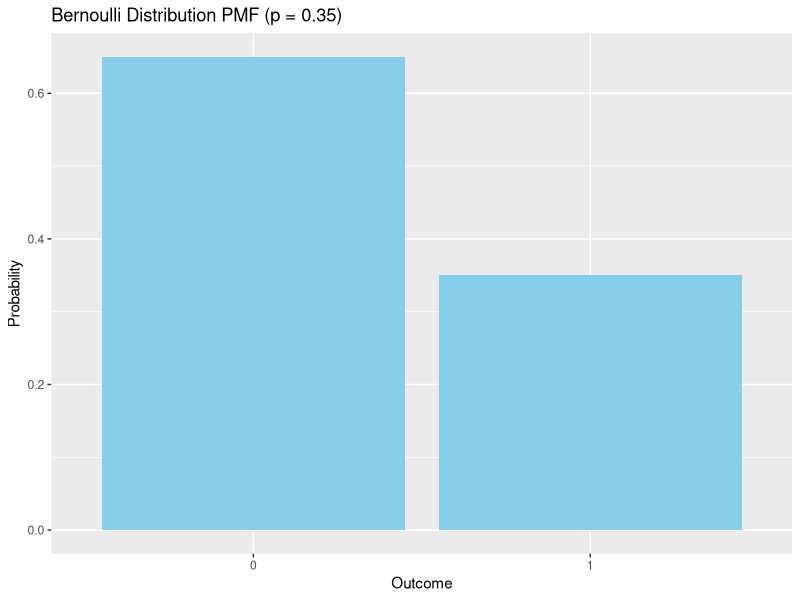
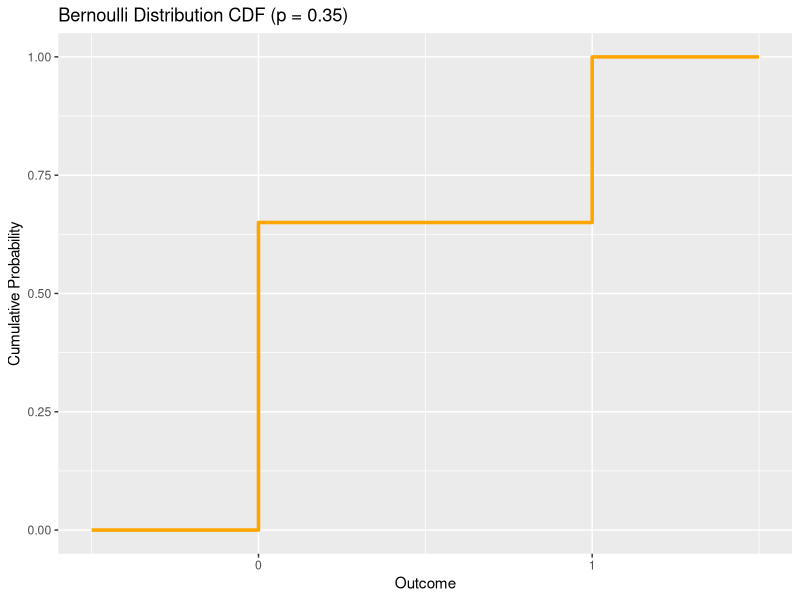
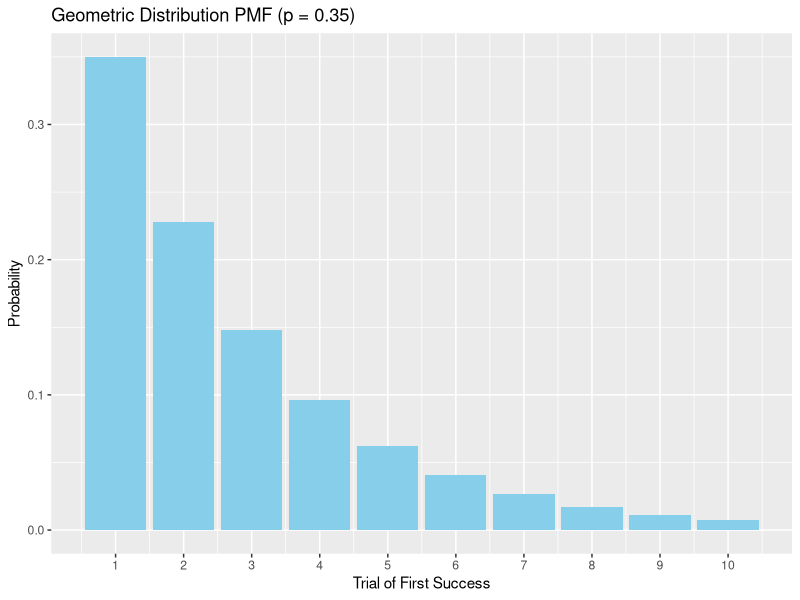
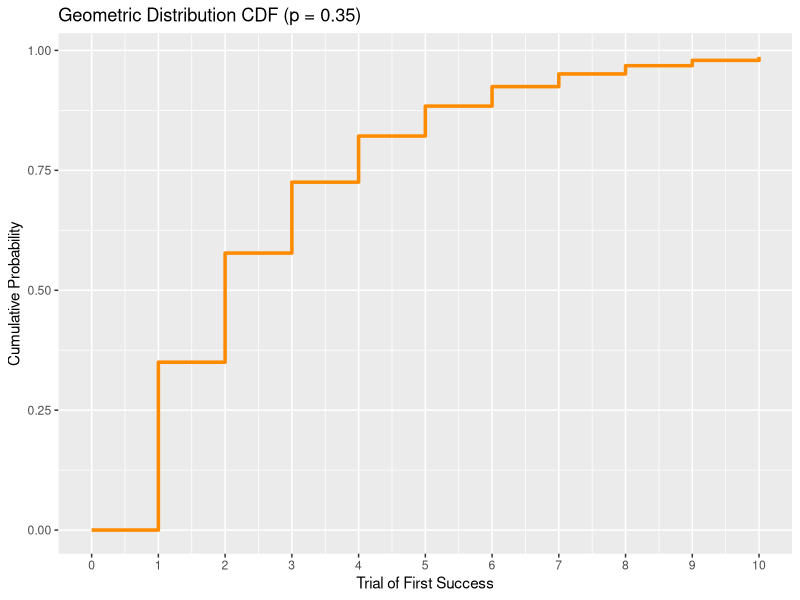
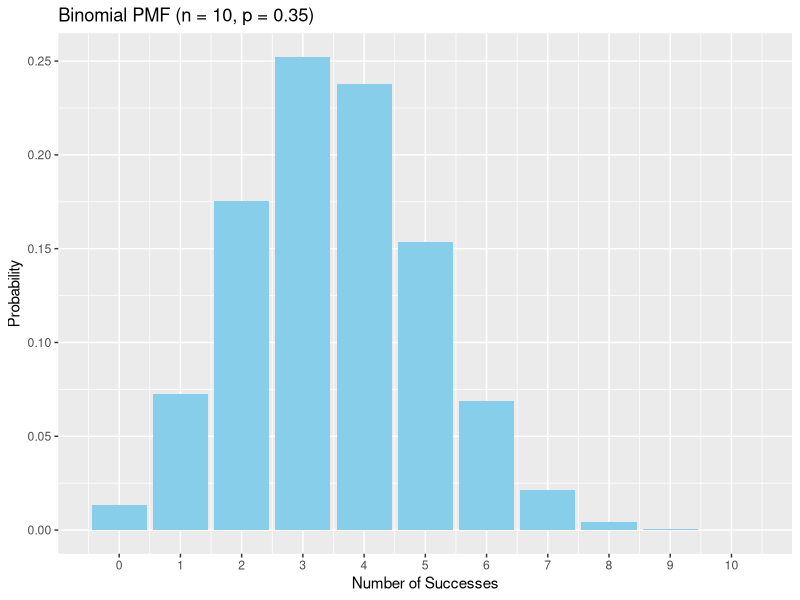
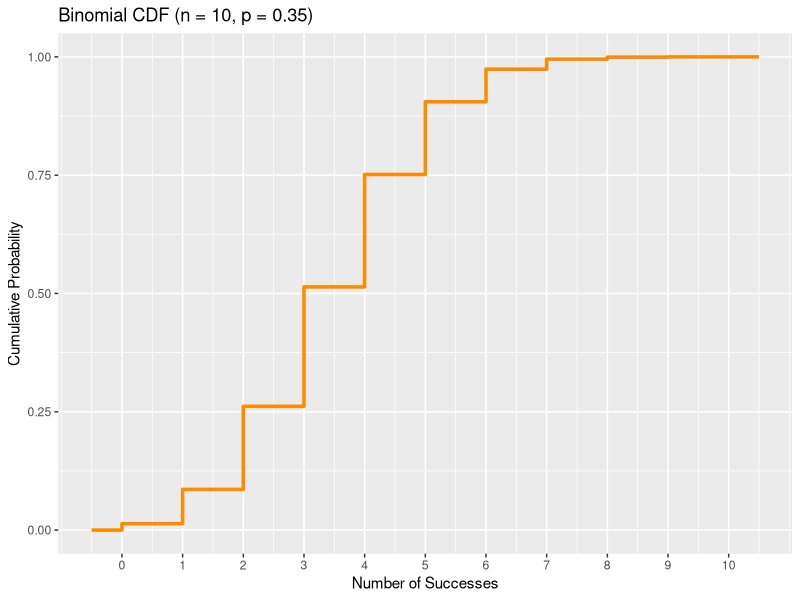
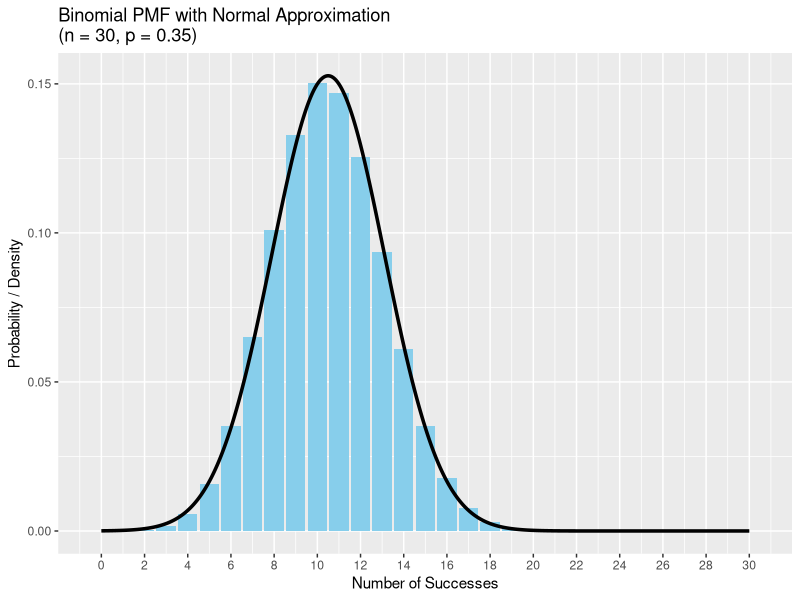
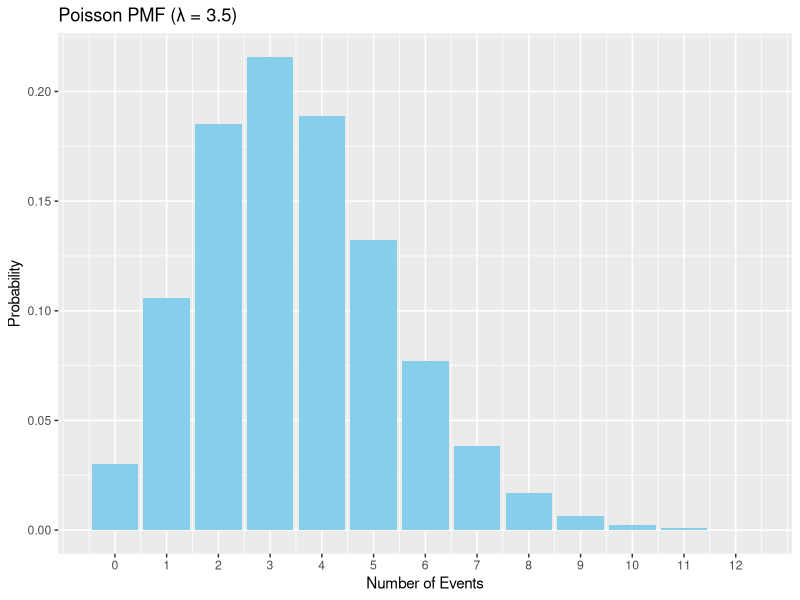

The R source for these figures, in order:
library(ggplot2)

# Parameters
p <- 0.35
n_max <- 10
outcomes <- 1:n_max

# Bernoulli PMF
bernoulli_pmf <- data.frame(
  outcome = c(0, 1),
  probabilities = c(1 - p, p)
) 
bern_pmf_plot <- ggplot(data = bernoulli_pmf, aes(x = factor(outcome), y = probabilities)) +
  geom_bar(stat = "identity", fill = "skyblue") +
  scale_x_discrete(breaks = c(0, 1)) +
  labs(title = "Bernoulli Distribution PMF (p = 0.35)",
       x = "Outcome",
       y = "Probability")
ggsave("Bernoulli_PMF.png", bern_pmf_plot, width = 4, height = 2.5, units = "in")

# Bernoulli CDF
bernoulli_cdf <- data.frame(
  outcome = c(-0.5, 0, 1, 1.5),
  cumulative = c(0, 1 - p, 1, 1)
)
bern_cdf_plot <- ggplot(data = bernoulli_cdf, aes(x = outcome, y = cumulative)) +
  geom_step(direction = "hv", size = 1.2, color = "orange") +
  scale_x_continuous(breaks = c(0, 1)) +
  labs(title = "Bernoulli Distribution CDF (p = 0.35)",
       x = "Outcome",
       y = "Cumulative Probability")  
ggsave("Bernoulli_CDF.png", bern_cdf_plot, width = 4, height = 2.5, units = "in")

# Geometric PMF
pmf <- dgeom(outcomes - 1, prob = p) # R's dgeom uses number of failures before first success
theoretical_pmf <- data.frame(outcomes, probabilities = pmf)

geom_pmf_plot <- ggplot(data = theoretical_pmf, aes(x = outcomes, y = probabilities)) +
  geom_bar(stat = "identity", fill = "skyblue") +
  scale_x_continuous(breaks = 1:n_max) +
  labs(title = "Geometric Distribution PMF (p = 0.35)",
       x = "Trial of First Success",
       y = "Probability")
ggsave("Geometric_PMF.png", geom_pmf_plot, width = 4, height = 2.5, units = "in")

# Geometric CDF
cdf <- pgeom(outcomes - 1, prob = p)
theoretical_cdf <- data.frame(
  outcomes = c(0, outcomes),
  cumulative = c(0, cdf)
)

geom_cdf_plot <- ggplot(data = theoretical_cdf, aes(x = outcomes, y = cumulative)) +
  geom_step(direction = "hv", size = 1.2, color = "darkorange") +
  scale_x_continuous(breaks = c(0, 1:n_max)) +
  labs(title = "Geometric Distribution CDF (p = 0.35)",
       x = "Trial of First Success",
       y = "Cumulative Probability")
ggsave("Geometric_CDF.png", geom_cdf_plot, width = 4, height = 2.5, units = "in")

# Binomial PMF
n_binom <- 10
binom_outcomes <- 0:n_binom
binom_pmf <- dbinom(binom_outcomes, size = n_binom, prob = p)
binom_pmf_df <- data.frame(
  successes = binom_outcomes,
  probability = binom_pmf
)

binom_pmf_plot <- ggplot(binom_pmf_df, aes(x = successes, y = probability)) +
  geom_bar(stat = "identity", fill = "skyblue") +
  scale_x_continuous(breaks = binom_outcomes) +
  labs(title = paste0("Binomial PMF (n = ", n_binom, ", p = ", p, ")"),
       x = "Number of Successes",
       y = "Probability")
ggsave("Binomial_PMF.png", binom_pmf_plot, width = 4, height = 2.5, units = "in")

# Binomial CDF
binom_cdf <- pbinom(binom_outcomes, size = n_binom, prob = p)
binom_cdf_df <- data.frame(
  successes = c(-0.5, binom_outcomes, n_binom + 0.5),
  cumulative = c(0, binom_cdf, 1)
)
binom_cdf_plot <- ggplot(binom_cdf_df, aes(x = successes, y = cumulative)) +
  geom_step(direction = "hv", size = 1.2, color = "darkorange") +
  scale_x_continuous(breaks = binom_outcomes) +
  labs(title = paste0("Binomial CDF (n = ", n_binom, ", p = ", p, ")"),
       x = "Number of Successes",
       y = "Cumulative Probability")
ggsave("Binomial_CDF.png", binom_cdf_plot, width = 4, height = 2.5, units = "in") 

# Binomial PMF with Normal on top
n_binom2 <- 30
binom_outcomes2 <- 0:n_binom2
binom_pmf2 <- dbinom(binom_outcomes2, size = n_binom2, prob = p)
binom_pmf_df2 <- data.frame(
  successes = binom_outcomes2,
  probability = binom_pmf2
)

mu <- n_binom2 * p
sigma <- sqrt(n_binom2 * p * (1 - p))
x_vals <- seq(-0.5, n_binom2 + 0.5, length.out = 1000)
normal_curve <- dnorm(x_vals, mean = mu, sd = sigma)

binom_pmf_normal_plot <- ggplot(binom_pmf_df2, aes(x = successes, y = probability)) +
  geom_bar(stat = "identity", fill = "skyblue") +
  stat_function(fun = function(x) dnorm(x, mean = mu, sd = sigma),
                color = "black", size = 1.2, n = 1000) +
  scale_x_continuous(
    breaks = binom_outcomes2[binom_outcomes2 %% 2 == 0]
  ) +
  labs(title = paste0("Binomial PMF with Normal Approximation\n(n = ", n_binom2, ", p = ", p, ")"),
       x = "Number of Successes",
       y = "Probability / Density")

ggsave("Binomial_PMF_Normal.png", binom_pmf_normal_plot, width = 4, height = 2.5, units = "in")

# Poisson PMF
lambda <- 3.5
n_pois <- 12
pois_outcomes <- 0:n_pois

pois_pmf <- dpois(pois_outcomes, lambda = lambda)
pois_pmf_df <- data.frame(
  outcomes = pois_outcomes,
  probability = pois_pmf
)

pois_pmf_plot <- ggplot(pois_pmf_df, aes(x = outcomes, y = probability)) +
  geom_bar(stat = "identity", fill = "skyblue") +
  scale_x_continuous(breaks = pois_outcomes) +
  labs(title = paste0("Poisson PMF (λ = ", lambda, ")"),
       x = "Number of Events",
       y = "Probability")
ggsave("Poisson_PMF.png", pois_pmf_plot, width = 4, height = 2.5, units = "in")

# Poisson CDF
pois_cdf <- ppois(pois_outcomes, lambda = lambda)
pois_cdf_df <- data.frame(
  outcomes = c(-0.5, pois_outcomes, n_pois + 0.5),
  cumulative = c(0, pois_cdf, 1)
)

pois_cdf_plot <- ggplot(pois_cdf_df, aes(x = outcomes, y = cumulative)) +
  geom_step(direction = "hv", size = 1.2, color = "darkorange") +
  scale_x_continuous(breaks = pois_outcomes) +
  labs(title = paste0("Poisson CDF (λ = ", lambda, ")"),
       x = "Number of Events",
       y = "Cumulative Probability")
ggsave("Poisson_CDF.png", pois_cdf_plot, width = 4, height = 2.5, units = "in")
